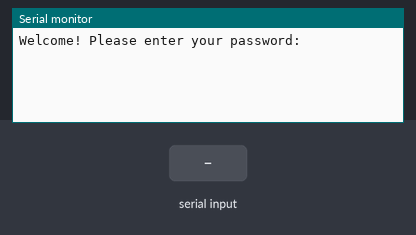
Recording of a sketch running on a simulated Arduino Uno, built with avr-gcc and run on an emulated ATmega328P. Parts: the last lines printed to the serial monitor. Inputs (shaded band) come from the test bench.

Above: at 2.2 s.
2.3 s: "1\n" received over Serial
At 3.3 s:
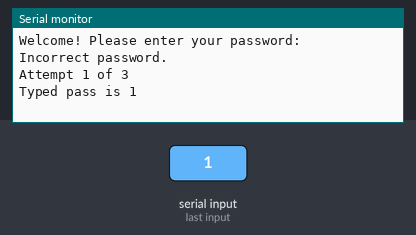
3.8 s: "0\n" received over Serial
At 4.4 s:
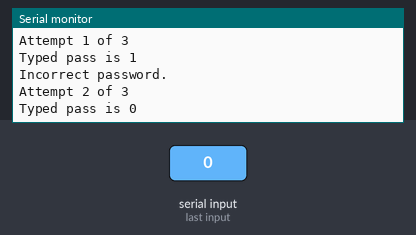
5.3 s: "2\n" received over Serial
At 5.9 s:
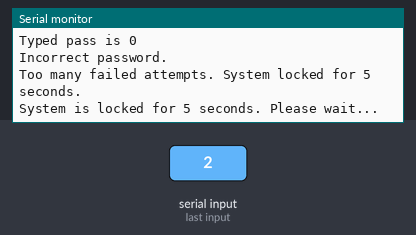

Measured:
- after the input at 2.3 s, the serial monitor: prints a new line at once (image 1)
- after the input at 3.8 s, the serial monitor: prints a new line at once (image 2)
- after the input at 5.3 s, the serial monitor: prints a new line at once (image 3)

The sketch:

ExperimentFive.ino
```cpp
#define PASSWORD "1234"
#define MAX_ATTEMPTS 3
#define LOCK_TIME 5000

int attempts = 0;

void setup() {
  Serial.begin(9600);
  delay(1000); // small delay is needed to wait that the serial is up
  Serial.println("Welcome! Please enter your password:");
}

void loop() {
  if (attempts >= MAX_ATTEMPTS) {
    Serial.println("System is locked for 5 seconds. Please wait...");
    delay(LOCK_TIME);
    attempts = 0;
    Serial.println("You can try again. Please enter your password:");
  }

  if (Serial.available() > 0) {
    String inputPassword = Serial.readStringUntil('\n');
    inputPassword.trim(); // remove stuff like backspaces, tabs etc from the end of the pass

    if (inputPassword.equals(PASSWORD)) {
      Serial.println("Typed pass is " + inputPassword);
      Serial.println("Access Granted. Welcome!");
      attempts = 0;  // change the numbers of attemps
    } else {
      attempts++;
      Serial.println("Incorrect password.");

      if (attempts >= MAX_ATTEMPTS) {
        Serial.println("Too many failed attempts. System locked for 5 seconds.");
      } else {
        Serial.println("Attempt " + String(attempts) + " of " + String(MAX_ATTEMPTS));
        Serial.println("Typed pass is " + inputPassword);
      }
    }
  }
}
```
